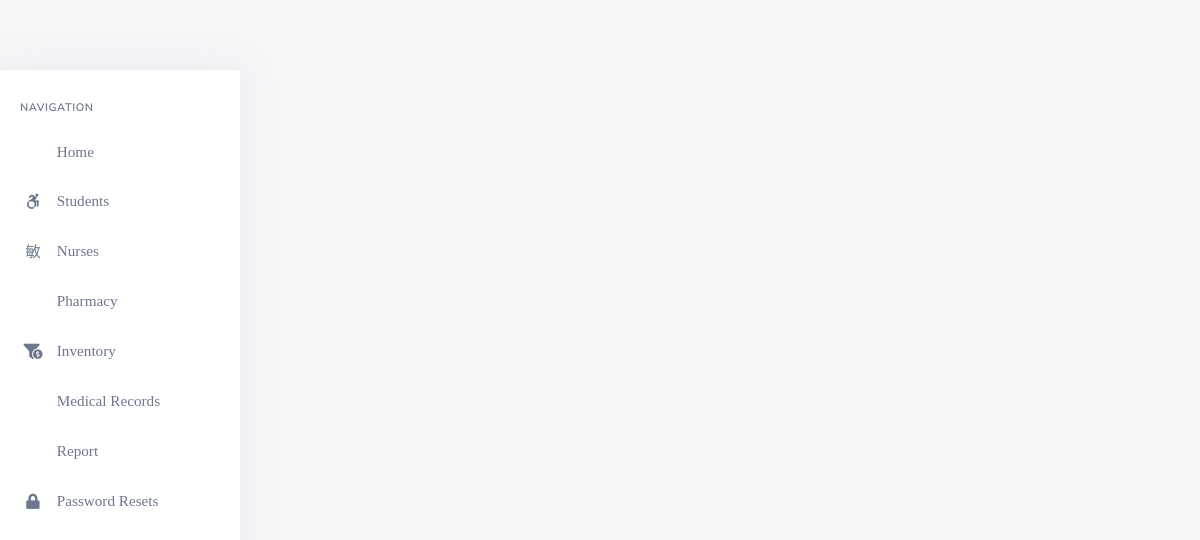
The page /backend/admin/his_admin_add_single_lab_result.php?lab_number=9DMN5 on the database as committed earlier.
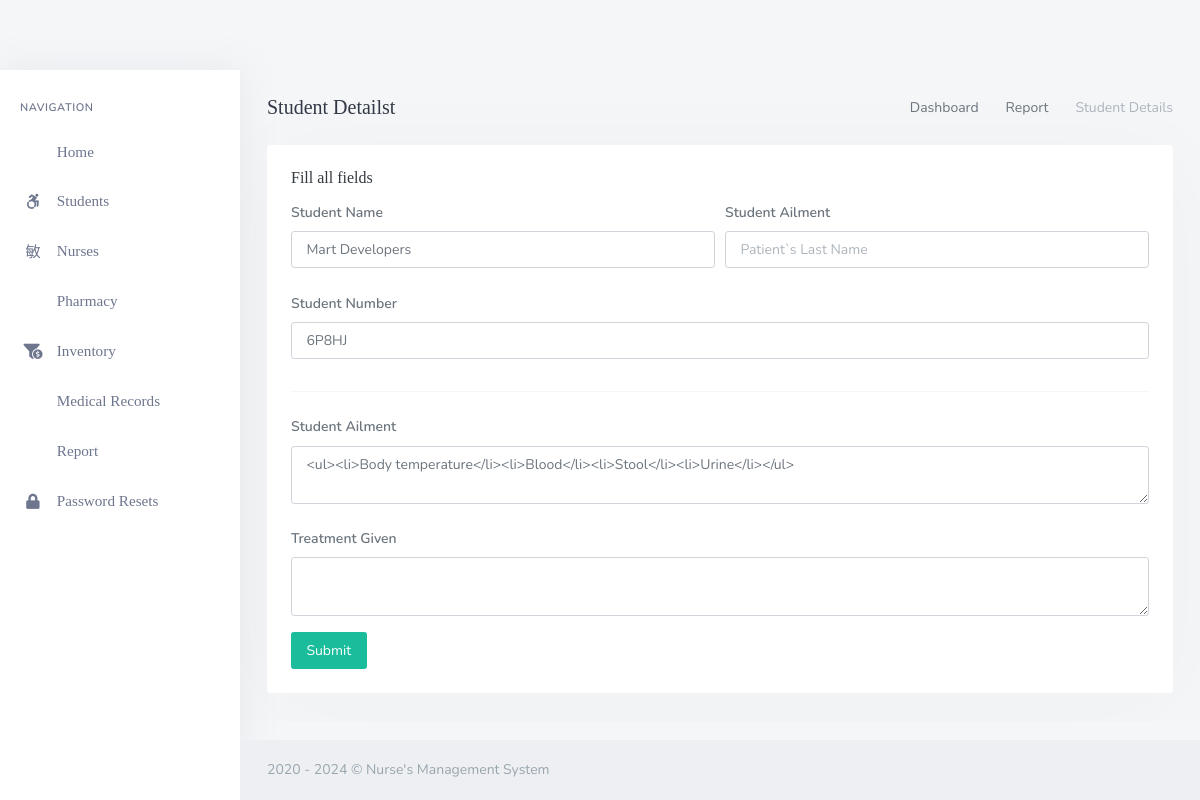
The same page on the database as committed later.
### tables this page shows
CREATE TABLE `his_laboratory` (
  `lab_id` int(20) NOT NULL,
  `lab_pat_name` varchar(200) DEFAULT NULL,
  `lab_pat_number` varchar(200) DEFAULT NULL,
  `lab_pat_tests` longtext,
  `lab_pat_results` longtext,
  `lab_number` varchar(200) DEFAULT NULL,
  `lab_date_rec` timestamp NULL DEFAULT CURRENT_TIMESTAMP ON UPDATE CURRENT_TIMESTAMP
);

### backend/admin/his_admin_add_single_lab_result.php (the view, shortened to what the changed rows need)
<?php
	include('assets/inc/config.php');
?>
<!DOCTYPE html>
<html lang="en">
    <?php include('assets/inc/head.php');?>
    <body>
        <div id="wrapper">
            <?php include("assets/inc/sidebar.php");?>
            <?php
                $lab_number = $_GET['lab_number'];
                $ret="SELECT  * FROM his_laboratory WHERE lab_number=?";
                $stmt= $mysqli->prepare($ret) ;
                $stmt->bind_param('s',$lab_number);
                $stmt->execute() ;
                $res=$stmt->get_result();
                while($row=$res->fetch_object())
                {
            ?>
                <div class="content-page">
                    <div class="content">
                        <div class="container-fluid">
                            <div class="row">
                                <div class="col-12">
                                    <div class="page-title-box">
                                        <div class="page-title-right">
                                            <ol class="breadcrumb m-0">
                                                <li class="breadcrumb-item"><a href="his_admin_dashboard.php">Dashboard</a></li>
                                                <li class="breadcrumb-item"><a href="javascript: void(0);">Report</a></li>
                                                <li class="breadcrumb-item active">Student Details</li>
                                            </ol>
                                        </div>
                                        <h4 class="page-title">Student Detailst</h4>
                                    </div>
                                </div>
                            </div>
                            <div class="row">
                                <div class="col-12">
                                    <div class="card">
                                        <div class="card-body">
                                            <h4 class="header-title">Fill all fields</h4>
                                            <form method="post">
                                                <div class="form-row">
                                                    <div class="form-group col-md-6">
                                                        <label for="inputEmail4" class="col-form-label">Student Name</label>
                                                        <input type="text" required="required" readonly name="lab_pat_name" value="<?php echo $row->lab_pat_name;?>" class="form-control" id="inputEmail4" placeholder="Patient's First Name">
                                                    </div>
                                                    <div class="form-group col-md-6">
                                                        <label for="inputPassword4" class="col-form-label">Student Ailment</label>
                                                        <input required="required" type="text" readonly name="lab_pat_ailment" value="<?php echo $row->lab_pat_ailment;?>" class="form-control"  id="inputPassword4" placeholder="Patient`s Last Name">
                                                    </div>
                                                </div>
                                                <div class="form-row">
                                                    <div class="form-group col-md-12">
                                                        <label for="inputEmail4" class="col-form-label">Student Number</label>
                                                        <input type="text" required="required" readonly name="lab_pat_number" value="<?php echo $row->lab_pat_number;?>" class="form-control" id="inputEmail4" placeholder="DD/MM/YYYY">
                                                    </div>
                                                </div>
                                                <hr>
                                                <div class="form-group">
                                                        <label for="inputAddress" class="col-form-label">Student Ailment</label>
                                                        <textarea required="required"  type="text" class="form-control" name="lab_pat_tests" id="editor"><?php echo $row->lab_pat_tests;?></textarea>
                                                </div>
                                                <div class="form-group">
                                                        <label for="inputAddress" class="col-form-label">Treatment Given</label>
                                                        <textarea required="required"   type="text" class="form-control" name="lab_pat_results" id="editor1"></textarea>
                                                </div>
                                                <button type="submit" name="add_patient_lab_result" class="ladda-button btn btn-success" data-style="expand-right">Submit</button>
                                            </form>
                                        </div>
                                    </div>
                                </div>
                            </div>
                        </div>
                    </div>
                    <?php include('assets/inc/footer.php');?>
                </div>
            <?php }?>
        </div>
    </body>
</html>

### backend/admin/assets/inc/footer.php
<footer class="footer">
    <div class="container-fluid">
        <div class="row">
            <div class="col-md-12">
                2020 - <?php echo date('Y'); ?> &copy; Nurse's Management System</a>
            </div>
        </div>
    </div>
</footer>

Rows that differ between the two databases and show on the page:
added his_laboratory: lab_pat_name "Mart Developers", lab_pat_number "6P8HJ", lab_pat_tests "<ul><li>Body temperature</li><li>Blood</li><li>Stool</li><li>Urine</li></ul>"
